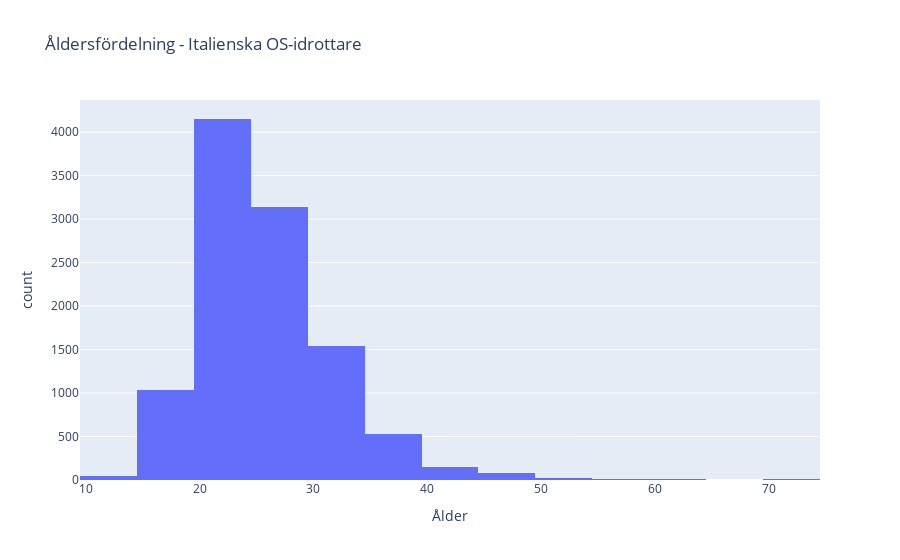

Write notebook code for a chart like this one.
### Code cell
# Histogram över åldrar för italienska 

fig = px.histogram(
    ita,
    x="Age",
    nbins=30,                     
    title="Åldersfördelning - Italienska OS-idrottare",
    labels={"Age": "Ålder"},
)

fig.show()

### Figure 1 — Plotly figure (JSON) as saved in the notebook; plotly's stock layout.template omitted (floating-point values rounded to 4 significant figures; data arrays with more than 128 entries replaced by an {"elided": "..."} marker saying what was removed)
{"data": [{"bingroup": "x", "hovertemplate": "Ålder=%{x}<br>count=%{y}<extra></extra>", "legendgroup": "", "marker": {"color": "#636efa", "pattern": {"shape": ""}}, "name": "", "nbinsx": 30, "orientation": "v", "showlegend": false, "type": "histogram", "x": {"elided": "10715 int values"}, "xaxis": "x", "yaxis": "y"}], "layout": {"barmode": "relative", "legend": {"tracegroupgap": 0}, "title": {"text": "Åldersfördelning - Italienska OS-idrottare"}, "xaxis": {"anchor": "y", "domain": [0, 1], "title": {"text": "Ålder"}}, "yaxis": {"anchor": "x", "domain": [0, 1], "title": {"text": "count"}}}}
